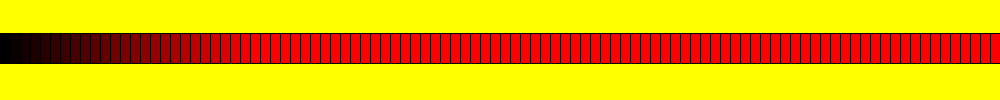
Frame 1 (no input)
Frame 60 (the mouse pressed at the canvas centre just before this capture): identical to frame 1, image omitted
Frame 120 (the mouse held since frame 60 and released just before this capture): identical to frame 1, image omitted

The Processing sketch that drew this single still picture (run headless with seeded random() and noise(); from frame 60 on, the mouse is pressed at the canvas centre):

// Processing sketch: processing_105686
// ── processing_105686.pde

int rectX[] = new int[100];
color rectColors[] = new color[100];

void setup(){
  size(1000, 100);

  for(int i = 0; i < 100; i++){
    rectX[i] = 0 + 10*i;
    rectColors[i] = color(i*10, 0, 0);
  }
}
void draw(){
  background(255, 255, 0);

  for(int i = 0; i < 100; i++){
    fill(rectColors[i]);
    rect(rectX[i], height/3, 10, 30);
    
  }  
}
